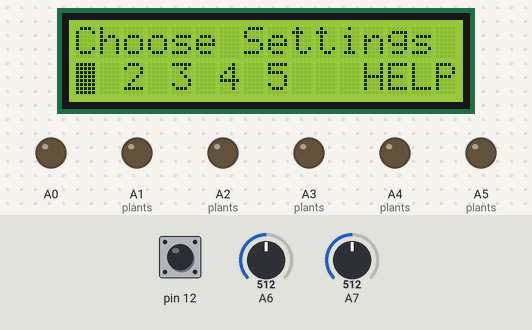
This sketch was run on a simulated Arduino Nano, built with avr-gcc and run on an emulated ATmega328P. On the bench: 16×2 character LCD, output pins drawn as LEDs (lit = HIGH). Inputs (shaded band) come from the test bench; at power-on: pin 12 HIGH, A6 = 512, A7 = 512. EEPROM starts erased; what the sketch prints to the serial monitor is not drawn.

Above: at 4.7 s.
4.8 s: pin 12 pulled LOW for 0.15 s
At 5.8 s:
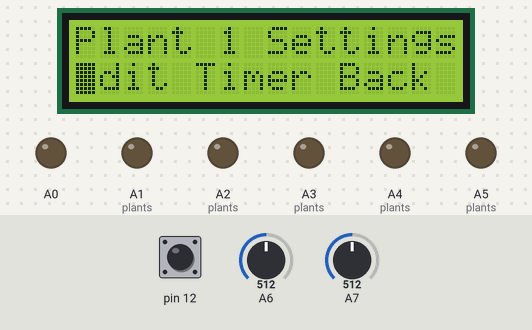
6.4 s: pin 12 pulled LOW for 1 s
At 8.1 s:
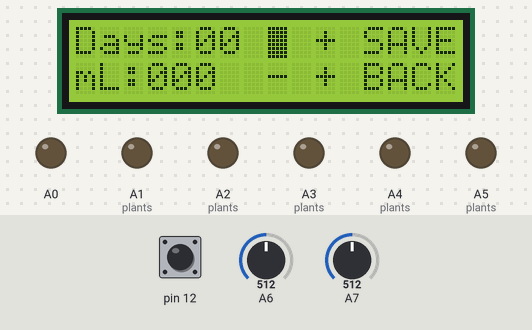
8.9 s: A6 set to 716
At 8.99 s:
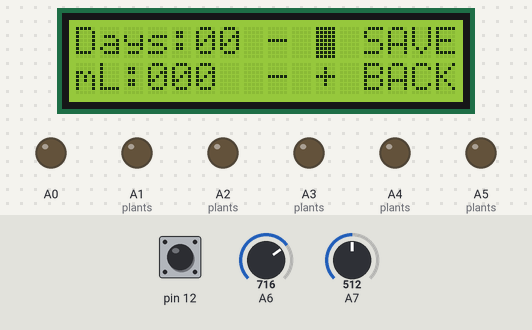
10.4 s: A7 set to 306
At 11.7 s:
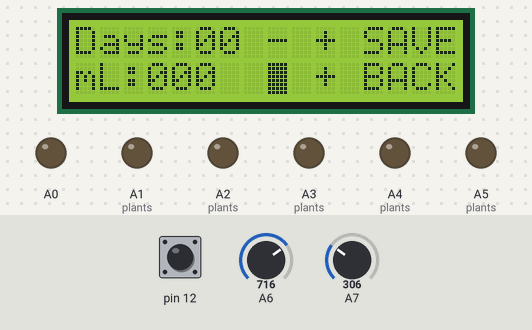
12.0 s: A7 set to 511
At 12.27 s:
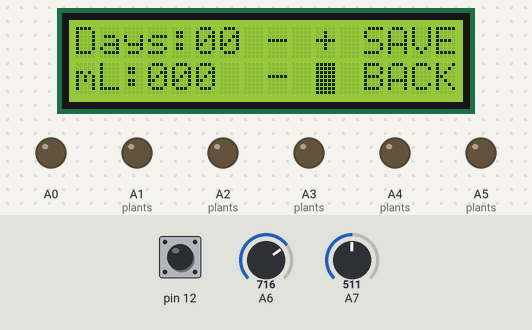
13.6 s: pin 12 pulsed LOW 5 times (0.12 s each, 0.3 s apart)
At 14.48 s:
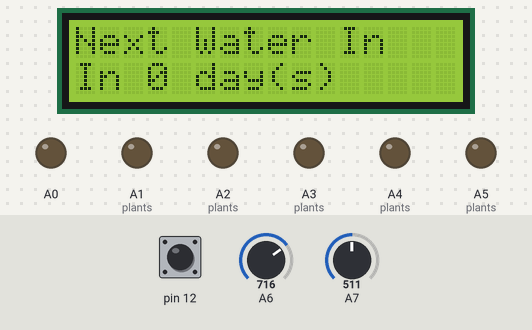

Measured:
- after the input at 4.8 s, the display: changes after 0.16 s (image 1)
- after the input at 6.4 s, the display: changes after 1.0 s (image 2)
- after the input at 8.9 s, the display: changes at once (image 3)
- after the input at 12.0 s, the display: changes after 0.18 s (image 5)
- after the input at 13.6 s, the display: first differs from a run without the input after 0.42 s (image 6 shows a later state)

The sketch:

proto4.ino
```cpp
#include <Arduino.h>
#include <LiquidCrystal.h>
#include <EEPROM.h>
#include "Joystick.h"
#include "Timer.h"


// Declare joystick, lcd, and timer // -----------------------------
Timer timer(60);                         // 1 minute timer
Joystick joy(A6, A7, 12, 200, 50);       // Xpin, YPin, Button, deadzone, debounce
LiquidCrystal lcd(10, 9, 5, 4, 3, 2);       // Rs, E, D4, D5, D6, D7

// Declare plant struct and data array
// -----------------------------------
struct Plant {
  uint8_t  valvePin;     // GPIO pin controlling this plant’s valve
  uint16_t periodDays;   // days between watering
  uint16_t mlPerWater;   // mL per watering
  uint16_t daysLeft;     // countdown aligned to timer
};

static const uint8_t NUM_PLANTS = 5;

Plant plants[NUM_PLANTS] = {
  { A1,  0, 0, 0 },   // Plant 1 → valve on A1
  { A2,  0, 0, 0 },   // Plant 2 → valve on A2
  { A3,  0, 0, 0 },   // Plant 3 → valve on A3
  { A4,  0, 0, 0 },   // Plant 4 → valve on A4
  { A5,  0, 0, 0 }    // Plant 5 → valve on A5
};

// EEPROM helper functions // --------------------------------------
static const int EEPROM_BASE = 0;

static int plantAddr(uint8_t i) {
  return EEPROM_BASE + (int)i * 6;
}

static void loadPlantsFromEEPROM(Plant* p, uint8_t n) {
  for (uint8_t i = 0; i < n; i++) {
    int addr = plantAddr(i);
    EEPROM.get(addr, p[i].periodDays); addr += sizeof(uint16_t);
    EEPROM.get(addr, p[i].mlPerWater); addr += sizeof(uint16_t);
    EEPROM.get(addr, p[i].daysLeft);

    // sanity clamps
    if (p[i].periodDays > 99) p[i].periodDays = 0;
    if (p[i].mlPerWater > 999)   p[i].mlPerWater = 0;
    if (p[i].daysLeft > 99)   p[i].daysLeft = 0;

    // If period is 0, force countdown to 0
    if (p[i].periodDays == 0) p[i].daysLeft = 0;
  }
}

static void savePlantToEEPROM(const Plant* p, uint8_t i) {
  int addr = plantAddr(i);
  EEPROM.put(addr, p[i].periodDays); addr += sizeof(uint16_t);
  EEPROM.put(addr, p[i].mlPerWater); addr += sizeof(uint16_t);
  EEPROM.put(addr, p[i].daysLeft);
}

void clearEEPROM() {
  for (int i = 0; i < EEPROM.length(); i++) {
    EEPROM.write(i, 0xFF);   // common “erased” value
  }
}

// Do UI class // --------------------------------------------------
class UI {
public:
  UI(LiquidCrystal &lcd, Joystick &joy, Plant* plants, uint8_t nPlants)
    : lcd(lcd), joy(joy), plants(plants), nPlants(NUM_PLANTS) {}

  void begin() {
    lcd.begin(16, 2);
    lcd.clear();
    render();
  }

  void update() {
    unsigned long now = millis();

    // -------- HOME --------
    if (screen == HOME) {
      if (now - lastMoveMs >= moveDelayMs) {
        if (joy.moveRight()) { cursor = (cursor + 1) % 6; lastMoveMs = now; dirty = true; }
        else if (joy.moveLeft()) { cursor = (cursor == 0 ? 5 : cursor - 1); lastMoveMs = now; dirty = true; }
      }

      if (joy.justPressed()) {
        if (cursor <= 4) {
          selectedPlant = cursor;       // 0..4
          screen = EDIT_PLANT_HOME;
          cursor = 0;                   // 0=Edit, 1=Timer, 2=Back
        } else {
          screen = HELP;
          cursor = 0;
        }
        lcd.clear();
        dirty = true;
      }
    }

    // -------- EDIT_PLANT_HOME (Edit/Timer/Back) --------
    else if (screen == EDIT_PLANT_HOME) {
      if (now - lastMoveMs >= moveDelayMs) {
        if (joy.moveRight()) { cursor = (cursor + 1) % 3; lastMoveMs = now; dirty = true; }
        else if (joy.moveLeft()) { cursor = (cursor == 0 ? 2 : cursor - 1); lastMoveMs = now; dirty = true; }
      }

      if (joy.justPressed()) {
        if (cursor == 0) {
          screen = EDIT_PLANT_VALUES;
          cursor = 0;              // 0='-', 1='+', 2=SAVE/BACK
          editRow = 0;             // 0=Days, 1=mL
          editingLoaded = false;
          lcd.clear();
          dirty = true;
        }
        else if (cursor == 1) {
          screen = TIMER;
          lcd.clear();
          dirty = true;
        }
        else {
          screen = HOME;
          cursor = selectedPlant;
          lcd.clear();
          dirty = true;
        }
      }
    }

    // -------- EDIT_PLANT_VALUES --------
    else if (screen == EDIT_PLANT_VALUES) {
      if (!editingLoaded) {
        loadDraftFromPlant();
        dirty = true;
      }

      // Up/Down selects row
      if (now - lastMoveMs >= moveDelayMs) {
        if (joy.moveDown()) { editRow = 1; lastMoveMs = now; dirty = true; }
        else if (joy.moveUp()) { editRow = 0; lastMoveMs = now; dirty = true; }
      }

      // Left/Right selects '-', '+', 'SAVE/BACK'
      if (now - lastMoveMs >= moveDelayMs) {
        if (joy.moveRight()) { cursor = (cursor + 1) % 3; lastMoveMs = now; dirty = true; }
        else if (joy.moveLeft()) { cursor = (cursor == 0 ? 2 : cursor - 1); lastMoveMs = now; dirty = true; }
      }

      if (joy.justPressed()) {
        if (cursor == 0) {
          // '-'
          if (editRow == 0) { if (draftDays > 0) draftDays--; }
          else { if (draftMl > 0) draftMl-= 10; }
          dirty = true;
        }
        else if (cursor == 1) {
          // '+'
          if (editRow == 0) { if (draftDays < 99) draftDays++; }
          else { if (draftMl < 999) draftMl+= 10; }
          dirty = true;
        }
        else { // cursor == 2
          if (editRow == 0) {
            // SAVE: commit + EEPROM
            plants[selectedPlant].periodDays = draftDays;
            plants[selectedPlant].mlPerWater = draftMl;

            // Reset countdown to new schedule
            plants[selectedPlant].daysLeft = plants[selectedPlant].periodDays;
            if (plants[selectedPlant].periodDays == 0) plants[selectedPlant].daysLeft = 0;

            savePlantToEEPROM(plants, selectedPlant);
          }
          // BACK always returns (discard if not saved)
          screen = EDIT_PLANT_HOME;
          cursor = 0;
          editingLoaded = false;
          lcd.clear();
          dirty = true;
        }
      }
    }

    // -------- TIMER screen --------
    else if (screen == TIMER) {
      if (joy.justPressed()) {
        screen = EDIT_PLANT_HOME;
        cursor = 1;
        lcd.clear();
        dirty = true;
      }
    }

    // -------- HELP --------
    else if (screen == HELP) {
      if (joy.justPressed()) {
        screen = HOME;
        cursor = 0;
        lcd.clear();
        dirty = true;
      }
    }

    // Render throttled
    if (dirty && (now - lastRenderMs >= 80)) {
      render();
      lastRenderMs = now;
      dirty = false;
    }
  }

private:
  LiquidCrystal &lcd;
  Joystick &joy;
  Plant* plants;
  uint8_t nPlants;

  enum Screen : uint8_t {
    HOME,
    EDIT_PLANT_HOME,
    EDIT_PLANT_VALUES,
    TIMER,
    HELP
  };

  Screen screen = HOME;

  uint8_t cursor = 0;         // HOME:0..5, PlantHome:0..2, Values:0..2
  uint8_t selectedPlant = 0;  // 0..4
  uint8_t editRow = 0;        // 0=Days, 1=mL

  bool dirty = true;
  unsigned long lastRenderMs = 0;

  unsigned long lastMoveMs = 0;
  const unsigned long moveDelayMs = 180;

  // Draft values
  uint16_t draftDays = 0;
  uint16_t draftMl   = 0;
  bool editingLoaded = false;

  void loadDraftFromPlant() {
    draftDays = plants[selectedPlant].periodDays;
    draftMl   = plants[selectedPlant].mlPerWater;
    editingLoaded = true;
  }

  // Rendering helpers
  void print2(uint16_t v) {
    if (v < 10) lcd.print('0');
    lcd.print(v);
  }

  void print3(uint16_t v) {
    if (v < 100) lcd.print('0');
    if (v < 10)  lcd.print('0');
    lcd.print(v);
  }

  // ---------- RENDERING ----------
  void renderHome() {
    lcd.noBlink();
    lcd.setCursor(0, 0);
    lcd.print("Choose Settings ");

    lcd.setCursor(0, 1);
    lcd.print("1 2 3 4 5   HELP");

    static const uint8_t markCol[6] = {0, 2, 4, 6, 8, 12};
    lcd.setCursor(markCol[cursor], 1);
    lcd.blink();
  }

  void renderEditPlantHome() {
    lcd.noBlink();

    lcd.setCursor(0, 0);
    lcd.print("Plant ");
    lcd.print(selectedPlant + 1);
    lcd.print(" Settings   ");

    lcd.setCursor(0, 1);
    lcd.print("Edit Timer Back ");

    static const uint8_t markCol[3] = {0, 5, 11};
    lcd.setCursor(markCol[cursor], 1);
    lcd.blink();
  }

  void renderEditPlantValues() {
    lcd.noBlink();

    lcd.setCursor(0, 0);
    lcd.print("Days:");
    print2(draftDays);
    lcd.print(" - + SAVE");

    lcd.setCursor(0, 1);
    lcd.print("mL:");
    print3(draftMl);
    lcd.print("  - + BACK");

    static const uint8_t colPos[3] = {8, 10, 12};
    uint8_t row = (editRow == 0) ? 0 : 1;
    lcd.setCursor(colPos[cursor], row);
    lcd.blink();
  }

  void renderTimer() {
    lcd.noBlink();
    lcd.setCursor(0, 0);
    lcd.print("Next Water In  ");

    lcd.setCursor(0, 1);
    lcd.print("In ");
    lcd.print(plants[selectedPlant].daysLeft);
    lcd.print(" day(s)       ");
  }

  void renderHelp() {
    lcd.noBlink();
    lcd.setCursor(0, 0);
    lcd.print("Help            ");
    lcd.setCursor(0, 1);
    lcd.print("Btn=Back        ");
  }

  void render() {
    if (screen == HOME) renderHome();
    else if (screen == EDIT_PLANT_HOME) renderEditPlantHome();
    else if (screen == EDIT_PLANT_VALUES) renderEditPlantValues();
    else if (screen == TIMER) renderTimer();
    else renderHelp();
  }
};

// Do watering class
class Watering
{
  public :
    Watering(uint8_t pump, LiquidCrystal& lcd, Plant* plants, uint8_t nPlants)
    : pump_out(pump), lcd(lcd), plants(plants), nPlants(nPlants) {}

      void water()
      {
        for (int i = 0; i < nPlants; ++i)
        {
          if (plants[i].periodDays != 0 && plants[i].mlPerWater != 0) // if it is a valid plant entry, decrement its day counter
          {
            plants[i].daysLeft -= 1;
            if (plants[i].daysLeft == 0)  // perform the water
            {
              digitalWrite(plants[i].valvePin, HIGH);
              digitalWrite(pump_out, HIGH);
              delay(plants[i].mlPerWater * 34);
              digitalWrite(plants[i].valvePin, LOW);
              digitalWrite(pump_out, LOW);
              plants[i].daysLeft = plants[i].periodDays;
            }
          }
        }
      }

      void water_setup()
      {
        pinMode(pump_out, OUTPUT);
        digitalWrite(pump_out, LOW);

        for (uint8_t i = 0; i < nPlants; i++) {
          pinMode(plants[i].valvePin, OUTPUT);
          digitalWrite(plants[i].valvePin, LOW);
        }
      }

  private:
    uint8_t pump_out;

    LiquidCrystal& lcd;
    Plant* plants;
    uint8_t nPlants;
};

// Declare UI and watering controller
UI ui(lcd, joy, plants, NUM_PLANTS);
Watering wat(A0, lcd, plants, NUM_PLANTS);

void setup() {
  // Start serial monitor
  Serial.begin(9600);
  // Load data from EEPROM
  loadPlantsFromEEPROM(plants, NUM_PLANTS);
  // Load home screen
  ui.begin();
  // Setup watering controller
  wat.water_setup();
  // OPTIONAL clear the EEPROM to reset
  clearEEPROM();
}

void loop() {
  // put your main code here, to run repeatedly:
  // if timer is at specified time, call watering function
  if (timer.isDone())
    {
      lcd.clear();
      lcd.setCursor(0, 0);
      lcd.print("Watering...");
      wat.water();
      ui.begin();
    }
  else
  {
    ui.update();
  }
}
```

Joystick.cpp
```cpp
#include "Joystick.h"

// -------- Joystick (base) --------
Joystick::Joystick(int xPin, int yPin, int buttonPin,
                   int deadzone,
                   unsigned long debounceMs)
  : Ax(xPin),
    Ay(yPin),
    Btn(buttonPin),
    deadzone(deadzone),
    debounceTolerance(debounceMs),

    // Button state (bare minimum)
    wasPressed(false),
    pressStartTime(0),
    armed(false)
{
  pinMode(Btn, INPUT_PULLUP);
}


bool Joystick::axisBool(int pin, bool wantPositive)
{
  int v = analogRead(pin) - 512;
  if (wantPositive && v <= 0) return false;
  if (!wantPositive && v >= 0) return false;
  return abs(v) > deadzone;
}

int Joystick::axisStep(int pin, bool wantPositive, int divisions)
{
  int v = analogRead(pin) - 512;

  if (wantPositive && v <= 0) return 0;
  if (!wantPositive && v >= 0) return 0;

  int mag = abs(v);
  if (mag <= deadzone) return 0;

  const int maxMag = 512;
  if (mag > maxMag) mag = maxMag;

  // Map (deadzone..maxMag) -> (1..divisions)
  long num = (long)(mag - deadzone) * divisions;
  long den = (long)(maxMag - deadzone);

  int step = (int)((num + den - 1) / den); // ceil
  if (step < 1) step = 1;
  if (step > divisions) step = divisions;
  return step;
}

bool Joystick::moveUp()    { return axisBool(Ay, true);  }
bool Joystick::moveDown()  { return axisBool(Ay, false); }
bool Joystick::moveRight() { return axisBool(Ax, true);  }
bool Joystick::moveLeft()  { return axisBool(Ax, false); }

bool Joystick::justPressed()
{
  bool pressed = (digitalRead(Btn) == LOW);  // LOW = pressed
  unsigned long now = millis();

  // Button just went DOWN
  if (pressed && !wasPressed)
  {
    pressStartTime = now;
    armed = false;   // must re-qualify every press
  }

  // While being held, qualify after debounce time
  if (pressed && !armed)
  {
    if (now - pressStartTime >= debounceTolerance)
    {
      armed = true;
    }
  }

  bool fired = false;

  // Button just went UP → fire ONLY here
  if (!pressed && wasPressed)
  {
    if (armed)
    {
      fired = true;
    }
    armed = false;    // reset for next press
  }

  wasPressed = pressed;
  return fired;
}


// -------- JoystickScaled (derived) --------
JoystickScaled::JoystickScaled(int xPin, int yPin, int buttonPin,
                               int deadzone,
                               unsigned long debounceMs,
                               int divisions)
  : Joystick(xPin, yPin, buttonPin, deadzone, debounceMs),
    divisions(divisions)
{}

int JoystickScaled::moveUpScaled()    { return axisStep(Ay, true,  divisions); }
int JoystickScaled::moveDownScaled()  { return axisStep(Ay, false, divisions); }
int JoystickScaled::moveRightScaled() { return axisStep(Ax, true,  divisions); }
int JoystickScaled::moveLeftScaled()  { return axisStep(Ax, false, divisions); }
```

Joystick.h
```cpp
#pragma once
#include <Arduino.h>

class Joystick {
public:
  Joystick(int xPin, int yPin, int buttonPin,
           int deadzone,
           unsigned long debounceMs);

  // Digital moves
  bool moveUp();
  bool moveDown();
  bool moveLeft();
  bool moveRight();

  // Button Logic
  bool justPressed();

protected:
  int Ax, Ay, Btn;
  int deadzone;

  unsigned long debounceTolerance;

  bool wasPressed = false;           // last loop's pressed state
  unsigned long pressStartTime = 0;  // when press began
  bool armed = false;               // true once held >= debounceTolerance

  // Shared helpers for subclasses
  bool axisBool(int pin, bool wantPositive);
  int  axisStep(int pin, bool wantPositive, int divisions);
};

class JoystickScaled : public Joystick {
public:
  JoystickScaled(int xPin, int yPin, int buttonPin,
                 int deadzone,
                 unsigned long debounceMs,
                 int divisions);

  // Only available on scaled joystick
  int moveUpScaled();
  int moveDownScaled();
  int moveLeftScaled();
  int moveRightScaled();

private:
  int divisions;
};
```

Timer.cpp
```cpp
#include "Timer.h"

Timer::Timer(uint32_t period_seconds)
  : period(period_seconds * 1000UL), last(0) {}

bool Timer::isDone()
{
  uint32_t now = millis();
  Serial.println(now);
  if (now - last >= period)
  {
    last = now;
    return true;
  }
  return false;
}
```

Timer.h
```cpp
#pragma once
#include <Arduino.h>

class Timer {
public:
  Timer(uint32_t period_minutes);
  bool isDone();

private:
  uint32_t period;
  uint32_t last;
};
```
